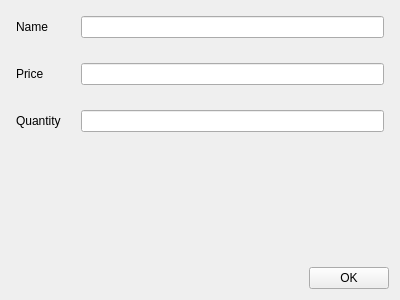
<?xml version="1.0" encoding="UTF-8"?>
<ui version="4.0">
 <class>addProduct</class>
 <widget class="QWidget" name="addProduct">
  <property name="geometry">
   <rect>
    <x>0</x>
    <y>0</y>
    <width>400</width>
    <height>300</height>
   </rect>
  </property>
  <property name="windowTitle">
   <string>Form</string>
  </property>
  <layout class="QVBoxLayout" name="verticalLayout_2">
   <item>
    <layout class="QVBoxLayout" name="verticalLayout">
     <item>
      <layout class="QFormLayout" name="formLayout">
       <property name="horizontalSpacing">
        <number>20</number>
       </property>
       <property name="verticalSpacing">
        <number>25</number>
       </property>
       <property name="leftMargin">
        <number>5</number>
       </property>
       <property name="topMargin">
        <number>5</number>
       </property>
       <property name="rightMargin">
        <number>5</number>
       </property>
       <property name="bottomMargin">
        <number>5</number>
       </property>
       <item row="0" column="0">
        <widget class="QLabel" name="label">
         <property name="text">
          <string>Name</string>
         </property>
        </widget>
       </item>
       <item row="0" column="1">
        <widget class="QLineEdit" name="NameEdit"/>
       </item>
       <item row="1" column="0">
        <widget class="QLabel" name="label_2">
         <property name="text">
          <string>Price</string>
         </property>
        </widget>
       </item>
       <item row="1" column="1">
        <widget class="QLineEdit" name="PriceEdit"/>
       </item>
       <item row="2" column="0">
        <widget class="QLabel" name="label_3">
         <property name="text">
          <string>Quantity</string>
         </property>
        </widget>
       </item>
       <item row="2" column="1">
        <widget class="QLineEdit" name="QuantityEdit"/>
       </item>
      </layout>
     </item>
     <item>
      <spacer name="verticalSpacer">
       <property name="orientation">
        <enum>Qt::Vertical</enum>
       </property>
       <property name="sizeHint" stdset="0">
        <size>
         <width>20</width>
         <height>40</height>
        </size>
       </property>
      </spacer>
     </item>
     <item>
      <layout class="QHBoxLayout" name="horizontalLayout">
       <item>
        <spacer name="OKSpacer">
         <property name="orientation">
          <enum>Qt::Horizontal</enum>
         </property>
         <property name="sizeHint" stdset="0">
          <size>
           <width>40</width>
           <height>20</height>
          </size>
         </property>
        </spacer>
       </item>
       <item>
        <widget class="QPushButton" name="addButton">
         <property name="text">
          <string>OK</string>
         </property>
        </widget>
       </item>
      </layout>
     </item>
    </layout>
   </item>
  </layout>
 </widget>
 <resources/>
 <connections/>
</ui>
